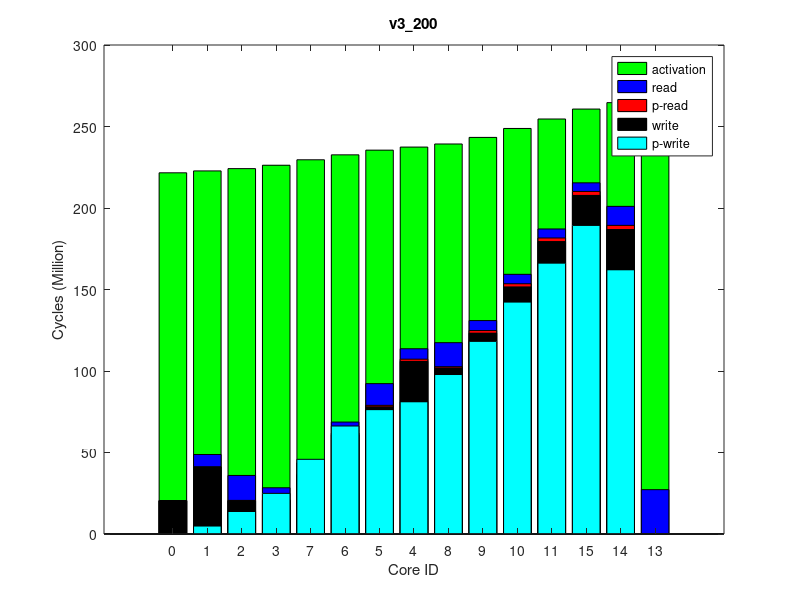

Here is the MATLAB script that generated this plot:
times(1, :, :) = [
25428, 222897216, 0
213833, 224327389, 0
170801, 225742165, 0
468475, 227827066, 0
1351172, 239093892, 0
886056, 237177464, 0
1012924, 234254066, 0
745836, 231180034, 0
755149, 241020015, 0
1616908, 245114780, 0
1942437, 250670520, 0
2180129, 256757422, 0
0, 267656785, 0
2548725, 266961015, 0
2443256, 262871999, 0
];
times(2, :, :) = [
25428, 222903849, 0
213289, 224335280, 0
174986, 225751527, 0
468405, 227831792, 0
1351394, 239099164, 0
886072, 237182685, 0
1021007, 234258836, 0
746038, 231183761, 0
755163, 241023810, 0
1625184, 245115317, 0
1942480, 250672013, 0
2190436, 256763151, 0
0, 267643310, 0
2548193, 266951143, 0
2443577, 262878558, 0
];
times(3, :, :) = [
25428, 222903073, 0
212717, 224334557, 0
174982, 225750346, 0
468476, 227834250, 0
1351265, 239100603, 0
886345, 237184093, 0
1020978, 234260996, 0
745785, 231186875, 0
755173, 241025571, 0
1616908, 245116816, 0
1942430, 250677817, 0
2180122, 256759888, 0
0, 267646965, 0
2547858, 266947934, 0
2443485, 262874987, 0
];
times(4, :, :) = [
25428, 222885737, 0
213417, 224316730, 0
170747, 225732964, 0
468424, 227816671, 0
1351172, 239085986, 0
882773, 237170349, 0
1013226, 234245230, 0
745820, 231170549, 0
755181, 241012191, 0
1616908, 245105428, 0
1942430, 250666638, 0
2180160, 256758140, 0
0, 267645452, 0
2547897, 266955276, 0
2443179, 262872416, 0
];
times(5, :, :) = [
25428, 222899525, 0
213065, 224330534, 0
170767, 225747336, 0
468429, 227830581, 0
1351220, 239100042, 0
884956, 237184118, 0
1021324, 234259194, 0
745851, 231183467, 0
755184, 241025773, 0
1610701, 245118121, 0
1942451, 250678774, 0
2180138, 256776725, 0
0, 267669325, 0
2545758, 266976921, 0
2443501, 262891716, 0
];
times(6, :, :) = [
25428, 222888211, 0
213761, 224317496, 0
170771, 225733022, 0
468360, 227819097, 0
1351199, 239085918, 0
882472, 237169609, 0
1012954, 234245984, 0
746426, 231170611, 0
755225, 241012282, 0
1616908, 245104526, 0
1942503, 250666080, 0
2180230, 256761200, 0
0, 267657424, 0
2547742, 266965367, 0
2443484, 262876657, 0
];
times(7, :, :) = [
25428, 222899876, 0
213377, 224329279, 0
170758, 225744969, 0
468439, 227830334, 0
1351540, 239099102, 0
886045, 237183152, 0
1012938, 234259901, 0
746369, 231184808, 0
755188, 241024864, 0
1616908, 245118510, 0
1942465, 250679073, 0
2180197, 256773511, 0
0, 267651840, 0
2548065, 266958897, 0
2443495, 262888745, 0
];
times(8, :, :) = [
25428, 222913315, 0
212655, 224343412, 0
174938, 225760172, 0
468421, 227842943, 0
1351643, 239110980, 0
887483, 237194858, 0
1021031, 234271431, 0
745796, 231197419, 0
755142, 241037161, 0
1625184, 245130053, 0
1942448, 250690551, 0
2180169, 256774296, 0
0, 267666638, 0
2548133, 266964315, 0
2443219, 262889640, 0
];
times(9, :, :) = [
25428, 222889000, 0
213799, 224320837, 0
170802, 225737653, 0
468412, 227820936, 0
1351172, 239089709, 0
886348, 237173434, 0
1012975, 234249259, 0
746125, 231173486, 0
755172, 241016695, 0
1616908, 245109019, 0
1942442, 250668384, 0
2180460, 256763551, 0
0, 267649125, 0
2547810, 266954921, 0
2443506, 262880829, 0
];
times(10, :, :) = [
25428, 222901853, 0
213840, 224333803, 0
170776, 225751477, 0
468446, 227833271, 0
1351167, 239102258, 0
885815, 237184757, 0
1013183, 234261122, 0
746373, 231186612, 0
755146, 241028764, 0
1616908, 245120433, 0
1942412, 250674484, 0
2182233, 256765844, 0
0, 267665677, 0
2547874, 266965769, 0
2443573, 262881579, 0
];
ave_times = round(squeeze(mean(times)));
format long g, ave_times
std_times = round(squeeze(std(times)));
format long g, std_times
polling_read_times = ave_times;
times(1, :, :) = [
0, 221460047, 0
4817702, 222820675, 0
13718250, 224228805, 0
24990858, 226296459, 0
81268605, 237336014, 0
76265204, 235470283, 0
66242574, 232628115, 0
45778534, 229629207, 0
97851078, 239203084, 0
118207667, 243158311, 0
142232585, 248531643, 0
166118317, 254390466, 0
0, 264986790, 0
162067982, 264302786, 0
189288695, 260295286, 0
];
times(2, :, :) = [
0, 221434314, 0
4969741, 222821155, 0
13933694, 224227411, 0
24949177, 226295673, 0
80873161, 237341717, 0
76305601, 235472501, 0
66270158, 232627220, 0
45865166, 229628624, 0
97859029, 239209977, 0
118198442, 243167223, 0
142326061, 248540720, 0
166220297, 254400195, 0
0, 265013086, 0
162097719, 264329001, 0
189345735, 260306229, 0
];
times(3, :, :) = [
0, 221451049, 0
4910172, 222832232, 0
13858393, 224241137, 0
24870591, 226307706, 0
80890577, 237358339, 0
76313368, 235490705, 0
66271831, 232642425, 0
45833809, 229640673, 0
97889590, 239224782, 0
118165964, 243180239, 0
142281524, 248553894, 0
166175418, 254405186, 0
0, 265018778, 0
162099870, 264336403, 0
189294922, 260311167, 0
];
times(4, :, :) = [
0, 221450823, 0
4875941, 222827580, 0
13835198, 224235636, 0
24884092, 226302275, 0
80924567, 237347740, 0
76306399, 235480635, 0
66257882, 232639072, 0
45850874, 229634646, 0
97885591, 239215336, 0
118221187, 243171440, 0
142321820, 248544708, 0
166199095, 254410606, 0
0, 265012978, 0
162123364, 264334078, 0
189338038, 260317108, 0
];
times(5, :, :) = [
0, 221446530, 0
4989921, 222834552, 0
13990101, 224241356, 0
25021623, 226308562, 0
80949683, 237341546, 0
76339160, 235479078, 0
66339794, 232638453, 0
45909359, 229641330, 0
97902461, 239210041, 0
118260376, 243164170, 0
142344661, 248535865, 0
166228214, 254390912, 0
0, 265003213, 0
162097320, 264322014, 0
189315205, 260297548, 0
];
times(6, :, :) = [
0, 221439631, 0
4990440, 222833050, 0
14016268, 224240962, 0
25089926, 226307817, 0
81074887, 237354202, 0
76412416, 235488126, 0
66382655, 232641132, 0
45980363, 229641487, 0
97945582, 239219595, 0
118331590, 243174094, 0
142378741, 248546827, 0
166214215, 254400185, 0
0, 265017901, 0
162112337, 264332316, 0
189341793, 260304844, 0
];
times(7, :, :) = [
0, 221440790, 0
4938838, 222825655, 0
13919592, 224234722, 0
24889284, 226302631, 0
80929016, 237349850, 0
76340103, 235480747, 0
66312086, 232635608, 0
45875152, 229636147, 0
97899695, 239215650, 0
118283174, 243171373, 0
142319791, 248542942, 0
166147129, 254395468, 0
0, 265001564, 0
162088172, 264324548, 0
189370953, 260302876, 0
];
times(8, :, :) = [
0, 221451338, 0
4867829, 222823775, 0
13765812, 224231772, 0
24956973, 226301259, 0
81519143, 237346088, 0
76212672, 235482219, 0
66234484, 232638220, 0
45802876, 229633950, 0
97753185, 239210785, 0
117977135, 243162339, 0
142165238, 248536057, 0
166062036, 254390012, 0
0, 265001275, 0
162076846, 264316397, 0
189287904, 260298233, 0
];
times(9, :, :) = [
0, 221466803, 0
4710849, 222814292, 0
13475512, 224220101, 0
24784425, 226288476, 0
81472265, 237329721, 0
76187027, 235465738, 0
66127447, 232623538, 0
45665903, 229622080, 0
97654758, 239195579, 0
117869247, 243148344, 0
142056607, 248520012, 0
166018640, 254379147, 0
0, 264988577, 0
162069937, 264310738, 0
189226090, 260281993, 0
];
times(10, :, :) = [
0, 221466749, 0
4746008, 222817250, 0
13532484, 224225413, 0
24798911, 226293555, 0
81216346, 237330719, 0
76233739, 235466032, 0
66143356, 232624192, 0
45634602, 229626210, 0
97783776, 239198355, 0
118136870, 243154818, 0
142292663, 248526455, 0
166098138, 254379227, 0
0, 264987258, 0
162070156, 264301821, 0
189244093, 260286971, 0
];
ave_times = round(squeeze(mean(times)));
format long g, ave_times
std_times = round(squeeze(std(times)));
format long g, std_times
polling_write_times = ave_times;
times(1, :, :) = [
0, 245880958, 0
7753117, 247457427, 64000
15472497, 248963040, 128000
7740641, 251162998, 64000
7768568, 262964130, 64000
14206041, 260968397, 128000
7734901, 257922492, 64000
7719970, 254670088, 64000
15487025, 264910931, 128000
7735859, 269063923, 64000
7720922, 274703163, 64000
7725993, 280798903, 64000
27204978, 291912581, 255980
14208219, 291204974, 128000
7725945, 287035429, 64000
];
times(2, :, :) = [
0, 245877040, 0
7753160, 247455258, 64000
15472259, 248960445, 128000
7741095, 251163414, 64000
7763016, 262976725, 64000
14207220, 260980908, 128000
7734569, 257935448, 64000
7720017, 254680322, 64000
15486547, 264923421, 128000
7737569, 269076233, 64000
7720924, 274716123, 64000
7725784, 280811757, 64000
27205032, 291917378, 255980
14208188, 291206142, 128000
7725915, 287047716, 64000
];
times(3, :, :) = [
0, 245883913, 0
7753181, 247460681, 64000
15472535, 248964639, 128000
7741468, 251170144, 64000
7762679, 262972676, 64000
14206067, 260977258, 128000
7734871, 257931248, 64000
7719901, 254684820, 64000
15486519, 264919055, 128000
7737404, 269071829, 64000
7720850, 274711579, 64000
7725928, 280807340, 64000
27204874, 291912983, 255980
14208491, 291206560, 128000
7725428, 287042061, 64000
];
times(4, :, :) = [
0, 245877402, 0
7755264, 247454935, 64000
15473369, 248960465, 128000
7742008, 251163282, 64000
7763753, 262966504, 64000
14206041, 260970802, 128000
7734887, 257924598, 64000
7720001, 254675472, 64000
15482355, 264912995, 128000
7740686, 269065830, 64000
7720964, 274705285, 64000
7725899, 280801413, 64000
27205192, 291898913, 255980
14208453, 291192328, 128000
7725368, 287039302, 64000
];
times(5, :, :) = [
0, 245884991, 0
7756673, 247461960, 64000
15473315, 248966816, 128000
7741297, 251164365, 64000
7763434, 262968741, 64000
14207242, 260972662, 128000
7734607, 257926603, 64000
7719877, 254674502, 64000
15482007, 264915161, 128000
7740843, 269068220, 64000
7720846, 274707213, 64000
7725933, 280804021, 64000
27205514, 291907584, 255980
14208588, 291202889, 128000
7725358, 287039638, 64000
];
times(6, :, :) = [
0, 245863764, 0
7753241, 247441585, 64000
15472352, 248945860, 128000
7741043, 251150308, 64000
7768061, 262946117, 64000
14206102, 260950707, 128000
7734854, 257905208, 64000
7719899, 254657824, 64000
15487394, 264892809, 128000
7735585, 269045349, 64000
7720850, 274685000, 64000
7725931, 280779863, 64000
27204996, 291892625, 255980
14208276, 291189421, 128000
7725941, 287016448, 64000
];
times(7, :, :) = [
0, 245858271, 0
7753156, 247436016, 64000
15472029, 248940516, 128000
7741002, 251145403, 64000
7768513, 262948431, 64000
14205950, 260952869, 128000
7734989, 257906538, 64000
7719774, 254654515, 64000
15485673, 264895411, 128000
7740820, 269048244, 64000
7720804, 274688017, 64000
7725885, 280783550, 64000
27205054, 291880383, 255980
14208101, 291178103, 128000
7725973, 287019680, 64000
];
times(8, :, :) = [
0, 245866432, 0
7753234, 247444445, 64000
15471825, 248950044, 128000
7742090, 251152113, 64000
7768101, 262958167, 64000
14207267, 260962910, 128000
7734593, 257916931, 64000
7719890, 254663730, 64000
15485985, 264904618, 128000
7741907, 269057140, 64000
7720768, 274695034, 64000
7725842, 280790038, 64000
27205186, 291893385, 255980
14208294, 291188196, 128000
7725933, 287027716, 64000
];
times(9, :, :) = [
0, 245880124, 0
7753212, 247458338, 64000
15472159, 248964007, 128000
7740994, 251168791, 64000
7762767, 262974739, 64000
14206161, 260979250, 128000
7734861, 257932870, 64000
7719951, 254680965, 64000
15486366, 264921145, 128000
7737475, 269073948, 64000
7720795, 274713426, 64000
7725939, 280804519, 64000
27205056, 291912641, 255980
14208233, 291202450, 128000
7726027, 287042203, 64000
];
times(10, :, :) = [
0, 245868450, 0
7753159, 247446985, 64000
15472219, 248951075, 128000
7741024, 251155506, 64000
7762892, 262973792, 64000
14206125, 260978130, 128000
7734872, 257932587, 64000
7719879, 254680495, 64000
15486506, 264920730, 128000
7735686, 269073847, 64000
7720822, 274713267, 64000
7726010, 280809660, 64000
27205232, 291920206, 255980
14208223, 291216585, 128000
7725899, 287044653, 64000
];
ave_times = round(squeeze(mean(times)));
format long g, ave_times
std_times = round(squeeze(std(times)));
format long g, std_times
read_times = ave_times;
times(1, :, :) = [
0, 221612455, 0
0, 222757893, 0
0, 224163871, 0
0, 226239659, 0
0, 237383356, 0
0, 235500387, 0
0, 232625728, 0
0, 229591695, 0
0, 239278201, 0
0, 243319046, 0
0, 248805835, 0
0, 254606981, 0
0, 265309713, 0
0, 264637098, 0
0, 260706190, 0
];
times(2, :, :) = [
0, 221592935, 0
0, 222765728, 0
0, 224171505, 0
0, 226243472, 0
0, 237387738, 0
0, 235504560, 0
0, 232629717, 0
0, 229595927, 0
0, 239282077, 0
0, 243322001, 0
0, 248809971, 0
0, 254611062, 0
0, 265335764, 0
0, 264652651, 0
0, 260711707, 0
];
times(3, :, :) = [
0, 221593578, 0
0, 222748889, 0
0, 224155461, 0
0, 226228451, 0
0, 237371614, 0
0, 235488070, 0
0, 232613696, 0
0, 229580857, 0
0, 239266924, 0
0, 243307291, 0
0, 248794028, 0
0, 254593617, 0
0, 265302024, 0
0, 264627167, 0
0, 260692778, 0
];
times(4, :, :) = [
0, 221601226, 0
0, 222756996, 0
0, 224162403, 0
0, 226236976, 0
0, 237378943, 0
0, 235494996, 0
0, 232620920, 0
0, 229587589, 0
0, 239272831, 0
0, 243312705, 0
0, 248799011, 0
0, 254606029, 0
0, 265320197, 0
0, 264645098, 0
0, 260707694, 0
];
times(5, :, :) = [
0, 221588102, 0
0, 222782870, 0
0, 224190384, 0
0, 226262158, 0
0, 237404308, 0
0, 235520867, 0
0, 232646336, 0
0, 229613967, 0
0, 239299426, 0
0, 243338645, 0
0, 248825114, 0
0, 254629950, 0
0, 265355064, 0
0, 264676617, 0
0, 260730406, 0
];
times(6, :, :) = [
0, 221599210, 0
0, 222755190, 0
0, 224161795, 0
0, 226235024, 0
0, 237378659, 0
0, 235495523, 0
0, 232621118, 0
0, 229587614, 0
0, 239273248, 0
0, 243312320, 0
0, 248799391, 0
0, 254602701, 0
0, 265321213, 0
0, 264650172, 0
0, 260701214, 0
];
times(7, :, :) = [
0, 221590370, 0
0, 222773162, 0
0, 224179749, 0
0, 226255592, 0
0, 237397001, 0
0, 235514121, 0
0, 232640875, 0
0, 229607048, 0
0, 239291593, 0
0, 243331964, 0
0, 248816061, 0
0, 254618173, 0
0, 265333186, 0
0, 264650690, 0
0, 260718373, 0
];
times(8, :, :) = [
0, 221621730, 0
0, 222749962, 0
0, 224154710, 0
0, 226229228, 0
0, 237372331, 0
0, 235488017, 0
0, 232613769, 0
0, 229581230, 0
0, 239266824, 0
0, 243305573, 0
0, 248792688, 0
0, 254599436, 0
0, 265303800, 0
0, 264629801, 0
0, 260699365, 0
];
times(9, :, :) = [
0, 221602793, 0
0, 222749863, 0
0, 224155727, 0
0, 226227651, 0
0, 237368811, 0
0, 235485908, 0
0, 232611091, 0
0, 229578965, 0
0, 239263721, 0
0, 243304277, 0
0, 248790496, 0
0, 254589576, 0
0, 265295917, 0
0, 264625133, 0
0, 260688654, 0
];
times(10, :, :) = [
0, 221604615, 0
0, 222743674, 0
0, 224150399, 0
0, 226223951, 0
0, 237366125, 0
0, 235483552, 0
0, 232609177, 0
0, 229575125, 0
0, 239260683, 0
0, 243299938, 0
0, 248787108, 0
0, 254587450, 0
0, 265303683, 0
0, 264633080, 0
0, 260686049, 0
];
ave_times = round(squeeze(mean(times)));
format long g, ave_times
std_times = round(squeeze(std(times)));
format long g, std_times
total_times = ave_times;
times(1, :, :) = [
20452043, 227901893, 64000
41021048, 228036855, 128000
20451218, 228142552, 64000
20628491, 229094873, 64000
105571979, 239973934, 128000
77801333, 238162895, 64000
60654289, 235345485, 64000
35694540, 232385554, 64000
101705395, 241815814, 64000
122745944, 245738517, 64000
151335723, 251075454, 64000
179246370, 256883855, 64000
0, 267408200, 0
186799918, 266730998, 64000
207631142, 262763799, 64000
];
times(2, :, :) = [
20451851, 227883083, 64000
41020876, 228017791, 128000
20451450, 228123438, 64000
20634124, 229100289, 64000
105842850, 239981570, 128000
78009432, 238172344, 64000
60916909, 235352775, 64000
35946446, 232391587, 64000
101803201, 241825811, 64000
122991462, 245746120, 64000
151522356, 251079035, 64000
179491245, 256893552, 64000
0, 267412545, 0
186820656, 266745540, 64000
207845667, 262773054, 64000
];
times(3, :, :) = [
20452013, 227902167, 64000
41021662, 228036882, 128000
20451405, 228142343, 64000
20634038, 229115205, 64000
106027995, 239994267, 128000
78188683, 238185065, 64000
61107344, 235366844, 64000
36036747, 232406329, 64000
101985422, 241837045, 64000
123502073, 245755168, 64000
151809333, 251086537, 64000
179431535, 256895161, 64000
0, 267423305, 0
186788566, 266744071, 64000
207692593, 262776506, 64000
];
times(4, :, :) = [
20452092, 227889949, 64000
41021420, 228024854, 128000
20451351, 228130576, 64000
20630450, 229093435, 64000
105602703, 239965903, 128000
77867832, 238160596, 64000
60780961, 235346941, 64000
35736119, 232386325, 64000
101713220, 241807014, 64000
122741702, 245728549, 64000
151347003, 251060147, 64000
179310429, 256873919, 64000
0, 267404758, 0
186788204, 266722689, 64000
207670796, 262755127, 64000
];
times(5, :, :) = [
20451907, 227885365, 64000
41021066, 228020325, 128000
20451088, 228125801, 64000
20641114, 229124988, 64000
106041993, 240003699, 128000
78145693, 238195976, 64000
61107417, 235380084, 64000
36246021, 232417739, 64000
101939210, 241847415, 64000
123201459, 245766051, 64000
151476912, 251098560, 64000
179259417, 256905694, 64000
0, 267426174, 0
186800712, 266748958, 64000
207597093, 262787532, 64000
];
times(6, :, :) = [
20451942, 227903664, 64000
41020839, 228038379, 128000
20451271, 228144049, 64000
20630759, 229105603, 64000
106226856, 239979694, 128000
78203232, 238171077, 64000
60921373, 235356639, 64000
35805063, 232396596, 64000
102062836, 241823796, 64000
123580362, 245742246, 64000
151740697, 251073324, 64000
179408175, 256877373, 64000
0, 267393998, 0
186777153, 266720283, 64000
207697087, 262756612, 64000
];
times(7, :, :) = [
20451883, 227880231, 64000
41020968, 228015213, 128000
20451347, 228120681, 64000
20633075, 229093830, 64000
105586342, 239972174, 128000
77812459, 238163766, 64000
60745138, 235349742, 64000
35805004, 232387268, 64000
101767077, 241817241, 64000
122977678, 245737048, 64000
151585318, 251072359, 64000
179517563, 256875285, 64000
0, 267359896, 0
186757244, 266680894, 64000
207722859, 262753082, 64000
];
times(8, :, :) = [
20451847, 227887288, 64000
41020703, 228021817, 128000
20451153, 228127514, 64000
20634186, 229101083, 64000
105830906, 239983180, 128000
78042109, 238170790, 64000
60922555, 235356007, 64000
35918817, 232392095, 64000
101856641, 241826954, 64000
123206736, 245744131, 64000
151716855, 251077553, 64000
179625898, 256886617, 64000
0, 267417126, 0
186798019, 266732933, 64000
207871744, 262768305, 64000
];
times(9, :, :) = [
20451952, 227873778, 64000
41020793, 228008662, 128000
20451282, 228114291, 64000
20644572, 229150922, 64000
106547731, 240027571, 128000
78474803, 238222257, 64000
61442743, 235408596, 64000
36614796, 232445083, 64000
102324141, 241873278, 64000
124053024, 245792745, 64000
151938827, 251123490, 64000
179778424, 256936417, 64000
0, 267460916, 0
186840158, 266783050, 64000
207810095, 262817326, 64000
];
times(10, :, :) = [
20451806, 227906242, 64000
41021350, 228041000, 128000
20451253, 228146582, 64000
20631843, 229116006, 64000
105701266, 239990191, 128000
77940846, 238182040, 64000
60792508, 235369688, 64000
35953260, 232408430, 64000
101803605, 241832280, 64000
123003050, 245751707, 64000
151423987, 251089888, 64000
179139445, 256902948, 64000
0, 267416997, 0
186794619, 266741612, 64000
207644531, 262783610, 64000
];
ave_times = round(squeeze(mean(times)));
format long g, ave_times
std_times = round(squeeze(std(times)));
format long g, std_times
write_times = ave_times;
mytitle = 'v3\_200';
order = [1 2 3 4 8 7 6 5 9 10 11 12 15 14 13];

total_times = total_times(:, 2)(order);

read_times = read_times(:, 1)(order);
write_times = write_times(:, 1)(order);

polling_read_times = polling_read_times(:, 1)(order);
polling_write_times = polling_write_times(:, 1)(order);

total_times /= 1000000;

read_times /= 1000000;
write_times /= 1000000;

polling_read_times /= 1000000;
polling_write_times /= 1000000;

% laying read on top of write
read_times += write_times;
polling_read_times += write_times;

figure(1);
clf()
% set(gcf, 'Position', get(0,'Screensize'));
% set(gcf,'units','normalized','outerposition',[0 0 1 1])
bar(0:14, total_times,'g');
hold on;
bar(0:14, read_times,'b');
bar(0:14, polling_read_times,'r');
bar(0:14, write_times,'k');
bar(0:14, polling_write_times,'c');
hold off

axis([-2 16 0 300])
% axis([-1 15])
set(gca,'XTick',0:14);
set(gca,'xticklabel',{ '0'; '1'; '2'; '3'; '7'; '6'; '5'; '4'; '8'; '9'; '10'; '11'; '15'; '14'; '13' })

xlabel('Core ID')
ylabel('Cycles (Million)')

legend('activation', 'read', 'p-read', 'write', 'p-write')
title(mytitle)
print(1, strcat(mytitle, '.png'))
